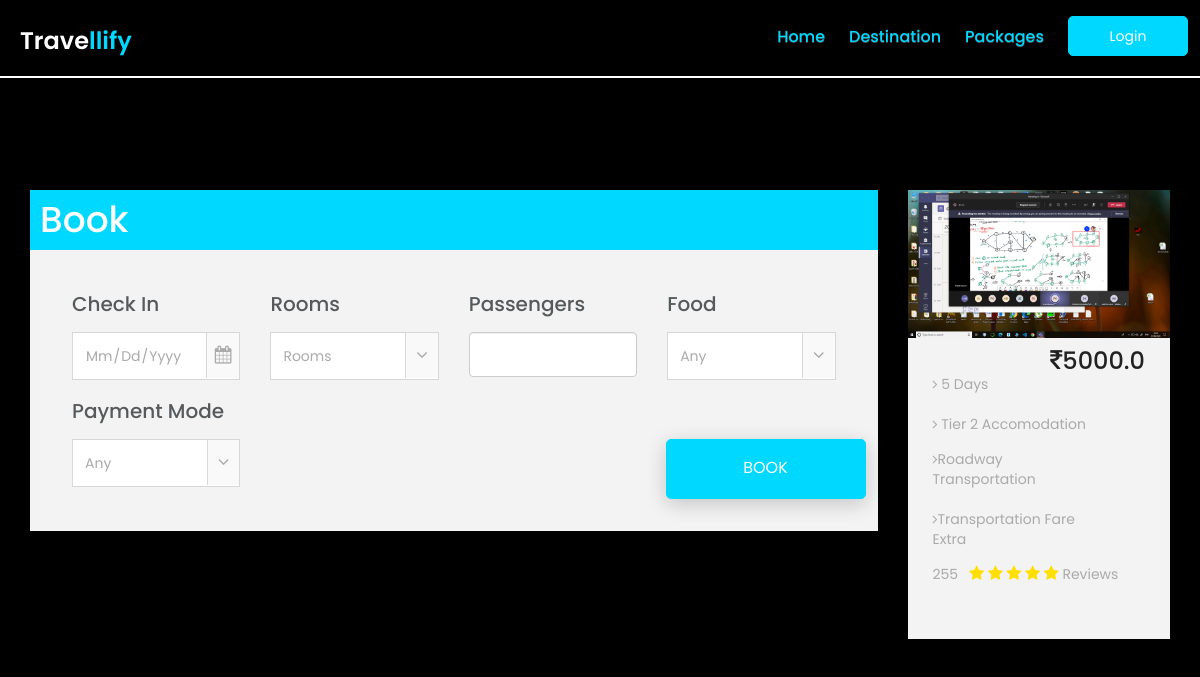
/booking/1, run on the app's committed database.
### app1/models.py (models this page shows, shortened)
class Package(models.Model):
    name = models.CharField(max_length=100)
    days = models.IntegerField()
    hotel = models.ForeignKey(Hotel, on_delete=models.CASCADE)
    mot = models.ForeignKey(Mot, on_delete=models.CASCADE)
    destination = models.ForeignKey(Destination, on_delete=models.CASCADE)
    cost = models.FloatField()
    ppic = models.ImageField(
        upload_to='package/%Y/%m/%d/', blank=True, default='media/h.jpg')
    review = models.IntegerField()

class Hotel(models.Model):
    info = models.TextField(blank=True, null=True)
    tier = models.IntegerField()
    hname = models.CharField(max_length=255)
    street = models.CharField(max_length=255)
    d_id = models.ForeignKey(Destination, on_delete=models.CASCADE)
    hpic = models.ImageField(
        upload_to='hotel/%Y/%m/%d/', blank=True, default='media/h.jpg')

class Mot(models.Model):
    fare = models.FloatField()
    t_type = models.CharField(max_length=20)
    cartype = models.CharField(max_length=20, null=True, blank=True)
    c_class = models.CharField(max_length=20, null=True, blank=True)
    A_class = models.CharField(max_length=20, null=True, blank=True)

### app1/views.py (the view)
# urls.py: path('booking/<int:p_id>', views.booking, name='booking'),
def booking(request, p_id):
    p = Package.objects.get(pk=p_id)
    return render(request, 'booking.html', {'u': request.user, 'p': p})

### templates/booking.html (shortened to what this page needs)
{% extends 'base.html' %} {% load static %} {% block content %} {% include 'navbar.html' %}
<br><br>
<div class="container">
    <div class="row">
        <form action={% url 'book' p.id %}>
            <div class="col-md-9">
                <div class="single-travel-boxes ">
                    <div style="width:100%;background-color:#00d8ff;padding:10px ">
                        <h1 style="color:#fff ">Book</h1>
                    </div>
                    <div class="tab-content ">
                        <div class="tab-para ">
                            <div class="row ">
                                <div class="col-lg-3 col-md-3 col-sm-4">
                                    <div class="single-tab-select-box">
                                        <h2>check in</h2>
                                        <div class="travel-check-icon">
                                            <form action="#">
                                                <input type="date" name="check_in" class="form-control" />
                                            </form>
                                        </div>
                                    </div>
                                </div>
                                <div class="col-lg-3 col-md-3 col-sm-3 ">
                                    <div class="single-tab-select-box ">
                                        <h2>Rooms</h2>
                                        <div class="travel-select-icon ">
                                            <select class="form-control " name="rooms">
                                  <option value="default ">
                                    Rooms
                                  </option>
                                </select>
                                        </div>
                                    </div>
                                </div>
                                <div class="col-lg-3 col-md-3 col-sm-3 ">
                                    <div class="single-tab-select-box ">
                                        <h2>Passengers</h2>
                                        <div>
                                            <input type="text" style="height: 45px;" class="form-control " name="pass"/>
                                        </div>
                                    </div>
                                </div>
                                <div class="col-lg-3 col-md-3 col-sm-3 ">
                                    <div class="single-tab-select-box ">
                                        <h2>Food</h2>
                                        <div class="travel-select-icon ">
                                            <select class="form-control " name="food">
                                  <option value="Any">
                                    Any
                                  </option>
                                </select>
                                        </div>
                                    </div>
                                </div>
                                <div class="col-lg-3 col-md-3 col-sm-3 ">
                                    <div class="single-tab-select-box ">
                                        <h2>Payment Mode</h2>
                                        <div class="travel-select-icon ">
                                            <select class="form-control " name="pay">
                                  <option value="Any">
                                    Any
                                  </option>
                                </select>
                                        </div>
                                    </div>
                                </div>
                                <div class="row ">
                                    <div class="about-btn travel-mrt-0 pull-right ">
                                        <button class="about-view travel-btn " type="submit">Book</button>
                                    </div>
                                </div>
                            </div>
                        </div>
                    </div>
                </div>
            </div>
        </form>
        <div class="col-md-3">
            <div class="single-travel-boxes ">
                <img src="{{p.ppic.url}}" alt="package-place" />
                <div class="single-package-item-txt" style="margin-top:10px;">
                    <h3>{{p.distination.dname}}<span class="pull-right"><i class="fa fa-rupee"></i>{{p.cost}}</span></h3>
                    <div class="packages-para">
                        <p>
                            <span>
                <i class="fa fa-angle-right"></i> {{p.days}} Days
              </span><br><br>
                            <i class="fa fa-angle-right"></i> Tier {{p.hotel.tier}} accomodation
                        </p>
                        <p>
                            <span>
                <i class="fa fa-angle-right"></i>{{p.mot.t_type}} Transportation
              </span>
                            <span><br>
                <i class="fa fa-angle-right"></i>Transportation Fare Extra
              </span>
                            <div class="packages-review">
                                <p>{{p.review}} &nbsp;
                                    <i class="fa fa-star"></i>
                                    <i class="fa fa-star"></i>
                                    <i class="fa fa-star"></i>
                                    <i class="fa fa-star"></i>
                                    <i class="fa fa-star"></i> Reviews
                            </div>
                            </p>
                    </div>
                    <br><br>
                </div>
            </div>
        </div>
        {% endblock %}

### static/assets/images/style.css (style rules this page uses)
* { padding: 0; margin: 0; }
* { box-sizing: border-box; }
body { position: relative; font-size: 14px; color: #222222; background: black; font-family: "Poppins", sans-serif; max-width: 1920px; margin: 0 auto; overflow-x: hidden; }
h1, h2, h3, h4, h5, h6 { margin: 0; color: #222222; text-transform: capitalize; }
p { margin: 0; color: #666666; font-size: 14px; }
img { border: none; max-width: 100%; height: auto; }
select, input, textarea, button { box-shadow: none; outline: 0 !important; }
html, body { height: 100%; z-index: 2; }
.about-btn { margin-top: 39px; letter-spacing: 1.2px; transition: 0.5s ease-in-out; }
.about-view { display: flex; justify-content: center; align-items: center; background: #00d8ff; border: 1px solid #00d8ff; width: 200px; height: 60px; white-space: nowrap; color: #fff; font-size: 16px; font-family: "Poppins", sans-serif; text-transform: uppercase; border-radius: 5px; box-shadow: 0 5px 20px rgba(14, 15, 18, 0.2); transition: 0.5s ease-in-out; }
.single-travel-boxes { margin-top: 150px; background: #f3f3f3; margin-bottom: 10px; }
.tab-para { padding: 43px 42px 24px; }
.single-tab-select-box h2 { color: #565a5c; font-size: 20px; font-weight: 500; font-family: "Poppins", sans-serif; text-transform: capitalize; margin-bottom: 17px; }
.travel-select-icon { position: relative; }
.travel-select-icon:after { position: absolute; content: "\f107"; right: 0px; top: 0; font-size: 18px; color: #aaa; background: #f9f9f9; font-family: "fontAwesome"; pointer-events: none; border: 1px solid #d7d7d7; border-bottom: transparent; padding: 10px; }
.travel-check-icon { position: relative; }
.travel-check-icon:after { position: absolute; content: "\f073"; right: 0px; top: 0; font-size: 18px; color: #aaa; background: #f9f9f9; font-family: "fontAwesome"; pointer-events: none; border: 1px solid #d7d7d7; border-bottom: transparent; padding: 10px 8px; }
.travel-select-icon select, .travel-check-icon input { color: #aaa; font-size: 14px; font-family: "Poppins", sans-serif; text-transform: capitalize; height: 48px; }
.travel-select-icon .form-control, .travel-check-icon .form-control { appearance: none; outline: 0 !important; box-shadow: none; border: 1px solid #d7d7d7; border-radius: 0px; margin-bottom: 20px; }
.single-package-item-txt { padding: 0 25px; }
.packages-para { padding: 17px 0 0; text-transform: capitalize; }
.packages-para p { font-size: 14px; color: #aaa; font-family: "Poppins", sans-serif; margin-bottom: 15px; }
.packages-para p span { display: inline-block; width: 150px; }
.packages-review p i { color: #ffdf00; font-size: 16px; }
* { margin: 0; padding: 0; }

### data on the page
Package: ppic (picture), cost "5000.0", days "5", hotel.tier "2", mot.t_type "Roadway", review "255"
